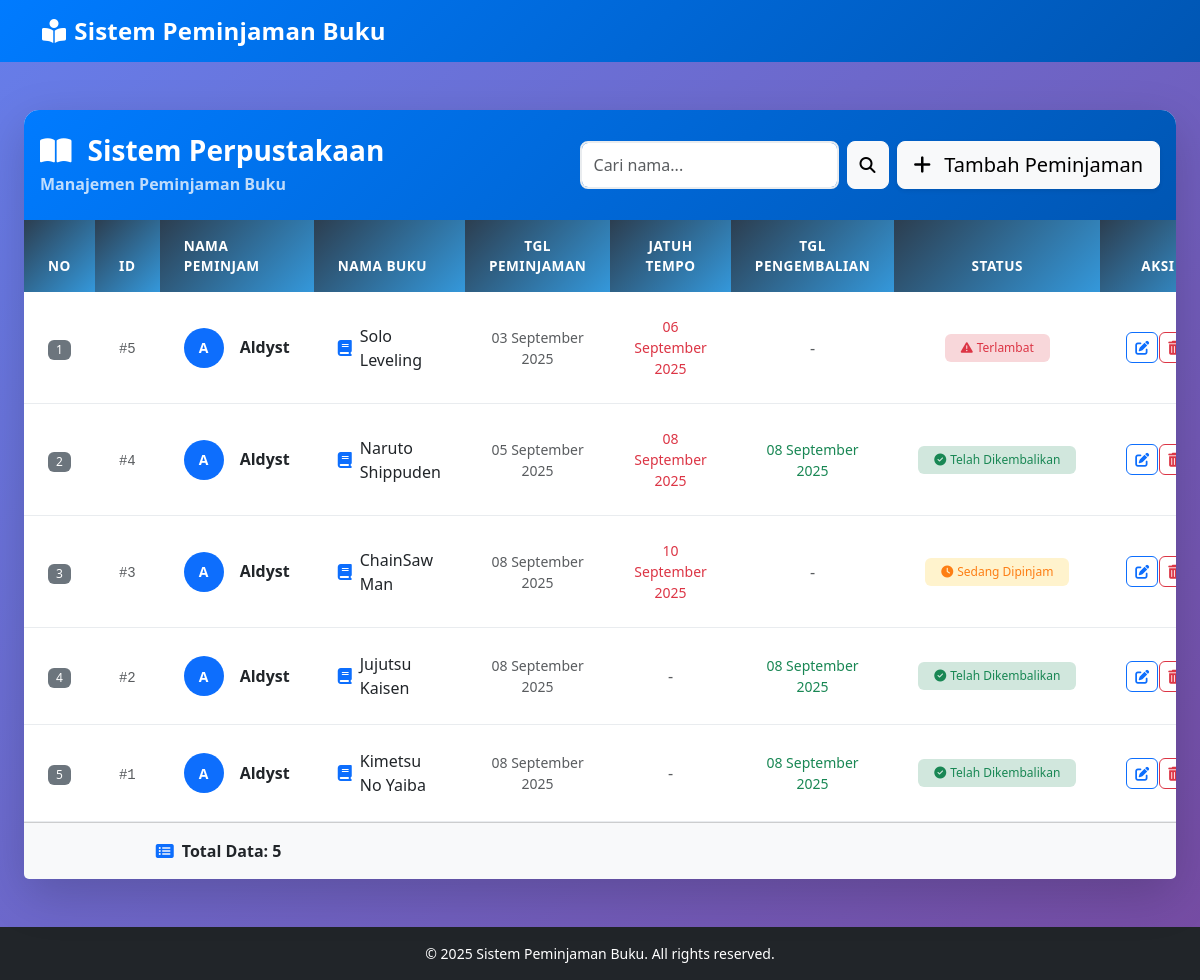
Before: / with the older database file.
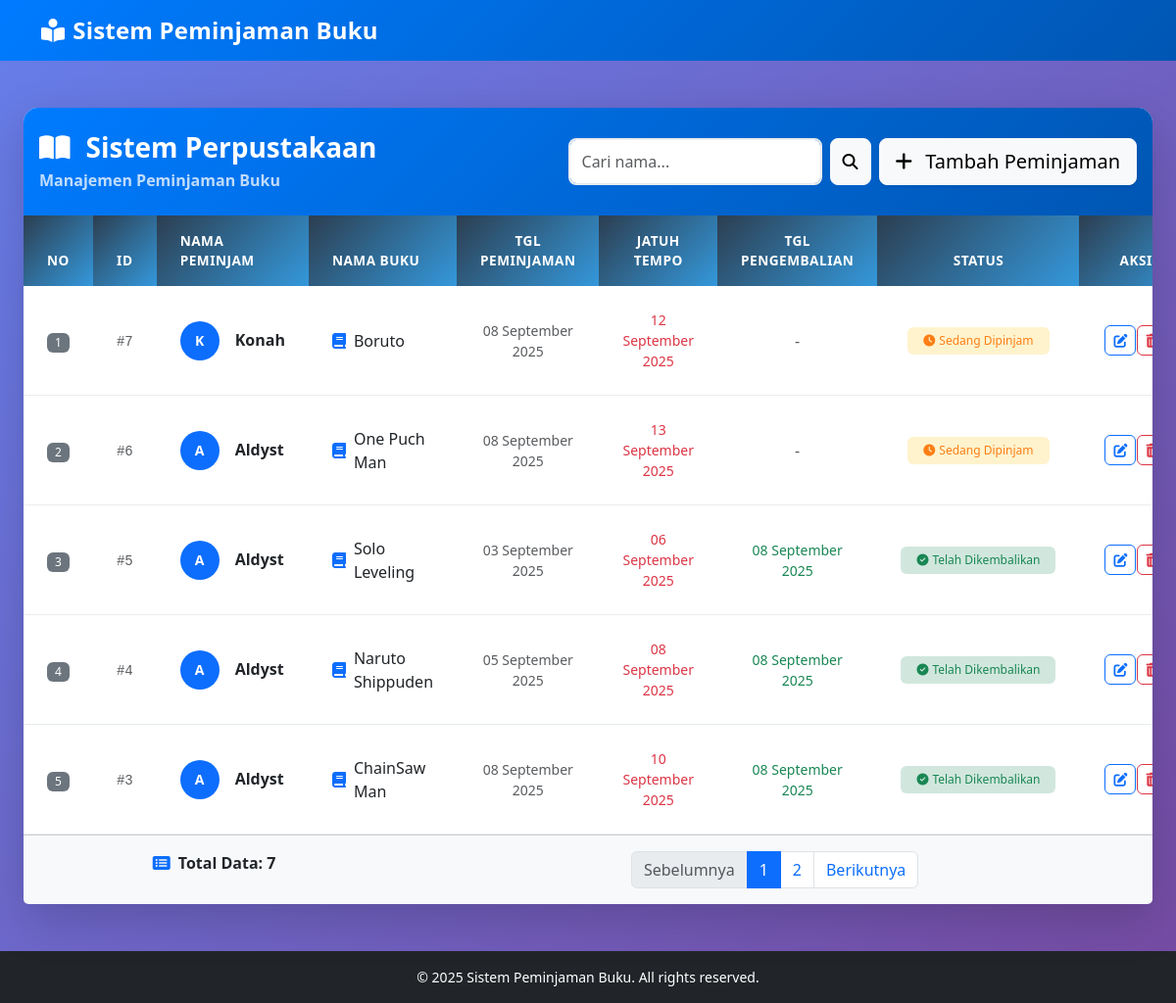
After: the same page with the newer database file.
### tables this page shows
CREATE TABLE peminjaman (
            id INTEGER PRIMARY KEY AUTOINCREMENT,
            nama_peminjam TEXT NOT NULL,
            nama_buku TEXT NOT NULL,
            tanggal_peminjaman DATE NOT NULL,
            tanggal_pengembalian DATE
        , due_date DATE);

### app.py (the view)
@app.route('/')
def index():
    conn = get_db_connection()
    search = request.args.get('search', '').strip()
    page = request.args.get('page', 1, type=int)
    per_page = 5
    if search:
        like_query = f"%{search}%"
        total = conn.execute(
            "SELECT COUNT(*) FROM peminjaman WHERE nama_peminjam LIKE ?", (like_query,)
        ).fetchone()[0]
        peminjaman = conn.execute(
            "SELECT * FROM peminjaman WHERE nama_peminjam LIKE ? ORDER BY id DESC LIMIT ? OFFSET ?",
            (like_query, per_page, (page - 1) * per_page)
        ).fetchall()
    else:
        total = conn.execute("SELECT COUNT(*) FROM peminjaman").fetchone()[0]
        peminjaman = conn.execute(
            "SELECT * FROM peminjaman ORDER BY id DESC LIMIT ? OFFSET ?",
            (per_page, (page - 1) * per_page)
        ).fetchall()
    conn.close()
    total_pages = math.ceil(total / per_page)
    return render_template(
        'index.html',
        peminjaman=peminjaman,
        page=page,
        total_pages=total_pages,
        search=search,
        total=total
    )

### app.py (called while the page is built)
def get_db_connection():
    conn = sqlite3.connect('perpus.db')
    conn.row_factory = sqlite3.Row
    return conn

@app.context_processor
def inject_globals():
    return {
        'datetime': datetime,
        'today_str': datetime.now().strftime('%Y-%m-%d')
    }

@app.template_filter('indonesian_date')
def indonesian_date_filter(date_string):
    if not date_string:
        return '-'
    months = {
        'January': 'Januari', 'February': 'Februari', 'March': 'Maret',
        'April': 'April', 'May': 'Mei', 'June': 'Juni',
        'July': 'Juli', 'August': 'Agustus', 'September': 'September',
        'October': 'Oktober', 'November': 'November', 'December': 'Desember'
    }
    date_obj = datetime.strptime(date_string, '%Y-%m-%d')
    english_format = date_obj.strftime('%d %B %Y')
    for eng, ind in months.items():
        english_format = english_format.replace(eng, ind)
    return english_format

### templates/index.html (shortened to what this page needs)
{% extends "base.html" %}
{% block content %}
<div class="container-fluid py-4">
  <div class="row">
    <div class="col-12">
      <div class="card shadow-lg border-0">
        <div class="card-header bg-gradient-primary text-white py-4">
          <div class="d-flex justify-content-between align-items-center">
            <div>
              <h3 class="mb-1 fw-bold">
                <i class="fas fa-book-open me-3"></i>Sistem Perpustakaan
              </h3>
              <p class="mb-0 opacity-75">Manajemen Peminjaman Buku</p>
            </div>
            <div class="d-flex">
              <form class="d-flex me-2" method="get" action="{{ url_for('index') }}">
                <input type="text" class="form-control" name="search" placeholder="Cari nama..."
                       value="{{ search }}">
                <button class="btn btn-light ms-2" type="submit">
                  <i class="fas fa-search"></i>
                </button>
              </form>
              <a href="{{ url_for('tambah') }}" class="btn btn-light btn-lg shadow-sm">
                <i class="fas fa-plus me-2"></i> Tambah Peminjaman
              </a>
            </div>
          </div>
        </div>
        <div class="card-body p-0">
          {% if peminjaman %}
          <div class="table-responsive">
            <table class="table table-hover align-middle mb-0">
              <thead class="bg-light">
                <tr>
                  <th class="px-4 py-3 text-center" style="width: 60px;">No</th>
                  <th class="px-4 py-3 text-center" style="width: 60px;">ID</th>
                  <th class="px-4 py-3">Nama Peminjam</th>
                  <th class="px-4 py-3">Nama Buku</th>
                  <th class="px-4 py-3 text-center" style="width: 140px;">Tgl Peminjaman</th>
                  <th class="px-4 py-3 text-center" style="width: 140px;">Jatuh Tempo</th>
                  <th class="px-4 py-3 text-center" style="width: 140px;">Tgl Pengembalian</th>
                  <th class="px-4 py-3 text-center" style="width: 120px;">Status</th>
                  <th class="px-4 py-3 text-center" style="width: 120px;">Aksi</th>
                </tr>
              </thead>
              <tbody>
                {% for item in peminjaman %}
                <tr class="border-bottom">
                  <td class="px-4 py-4 text-center">
                    <span class="badge bg-secondary">{{ loop.index + ((page-1) * 5) }}</span>
                  </td>
                  <td class="px-4 py-4 text-center">
                    <small class="text-muted fw-mono">#{{ item.id }}</small>
                  </td>
                  <td class="px-4 py-4">
                    <div class="d-flex align-items-center">
                      <div class="avatar-circle bg-primary text-white me-3">
                        {{ item.nama_peminjam[0].upper() }}
                      </div>
                      <div>
                        <h6 class="mb-0 fw-semibold">{{ item.nama_peminjam }}</h6>
                      </div>
                    </div>
                  </td>
                  <td class="px-4 py-4">
                    <div class="d-flex align-items-center">
                      <i class="fas fa-book text-primary me-2"></i>
                      <span class="fw-medium">{{ item.nama_buku }}</span>
                    </div>
                  </td>
                  <td class="px-4 py-4 text-center">
                    <small class="text-muted d-block">
                      {{ item.tanggal_peminjaman | indonesian_date }}
                    </small>
                  </td>
                  <td class="px-4 py-4 text-center">
                    {% if item.due_date %}
                      <small class="text-danger d-block">
                        {{ item.due_date | indonesian_date }}
                      </small>
                    {% else %}
                      <span class="text-muted">-</span>
                    {% endif %}
                  </td>
                  <td class="px-4 py-4 text-center">
                    {% if item.tanggal_pengembalian %}
                      <small class="text-success d-block">
                        {{ item.tanggal_pengembalian | indonesian_date }}
                      </small>
                    {% else %}
                      <span class="text-muted">-</span>
                    {% endif %}
                  </td>
                  <td class="px-4 py-4 text-center">
                    {% if item.tanggal_pengembalian %}
                      <span class="badge bg-success-subtle text-success px-3 py-2">
                        <i class="fas fa-check-circle me-1"></i>Telah Dikembalikan
                      </span>
                    {% else %}
                      {% if item.due_date and datetime.now().strftime('%Y-%m-%d') > item.due_date %}
                        <span class="badge bg-danger-subtle text-danger px-3 py-2">
                          <i class="fas fa-exclamation-triangle me-1"></i>Terlambat
                        </span>
                      {% else %}
                        <span class="badge bg-warning-subtle text-warning px-3 py-2">
                          <i class="fas fa-clock me-1"></i>Sedang Dipinjam
                        </span>
                      {% endif %}
                    {% endif %}
                  </td>
                  <td class="px-4 py-4">
                    <div class="btn-group" role="group">
                      <a href="{{ url_for('edit', id=item.id) }}"
                         class="btn btn-sm btn-outline-primary"
                         data-bs-toggle="tooltip"
                         data-bs-placement="top"
                         title="Edit Data">
                        <i class="fas fa-edit"></i>
                      </a>
                      <button onclick="confirmDelete({{ item.id }}, '{{ item.nama_peminjam }}')"
                              class="btn btn-sm btn-outline-danger"
                              data-bs-toggle="tooltip"
                              data-bs-placement="top"
                              title="Hapus Data">
                        <i class="fas fa-trash-alt"></i>
                      </button>
                    </div>
                  </td>
                </tr>
                {% endfor %}
              </tbody>
            </table>
          </div>
          <div class="card-footer bg-light py-3">
            <div class="row text-center">
              <div class="col-md-4">
                <div class="d-flex align-items-center justify-content-center">
                  <i class="fas fa-list-alt text-primary me-2"></i>
                  <span class="fw-semibold">Total Data: {{ total }}</span>
                </div>
              </div>
              <div class="col-md-8">
                {% if total_pages > 1 %}
                <nav>
                  <ul class="pagination justify-content-center mb-0">
                    <li class="page-item {% if page <= 1 %}disabled{% endif %}">
                      <a class="page-link" href="{{ url_for('index', page=page-1, search=search) }}">Sebelumnya</a>
                    </li>
                    {% for p in range(1, total_pages+1) %}
                      <li class="page-item {% if p == page %}active{% endif %}">
                        <a class="page-link" href="{{ url_for('index', page=p, search=search) }}">{{ p }}</a>
                      </li>
                    {% endfor %}
                    <li class="page-item {% if page >= total_pages %}disabled{% endif %}">
                      <a class="page-link" href="{{ url_for('index', page=page+1, search=search) }}">Berikutnya</a>
                    </li>
                  </ul>
                </nav>
                {% endif %}
              </div>
            </div>
          </div>
          {% endif %}
        </div>
      </div>
    </div>
  </div>
</div>
{% endblock %}

### templates/base.html (shortened to what this page needs)
<!DOCTYPE html>
<html lang="id">
<head>
  <link href="https://cdn.jsdelivr.net/npm/bootstrap@5.3.0/dist/css/bootstrap.min.css" rel="stylesheet" />
  <link rel="stylesheet" href="https://cdnjs.cloudflare.com/ajax/libs/font-awesome/6.4.0/css/all.min.css" />
  <link rel="stylesheet" href="{{ url_for('static', filename='css/style.css') }}" />
  <link rel="stylesheet" href="{{ url_for('static', filename='css/sweetalert-custom.css') }}" />
</head>
<body class="bg-light">
  <div class="layout">
    <nav class="navbar navbar-expand-lg navbar-dark bg-gradient-primary">
      <div class="container">
        <a class="navbar-brand d-flex align-items-center" href="{{ url_for('index') }}">
          <i class="fas fa-book-reader me-2"></i>
          <span>Sistem Peminjaman Buku</span>
        </a>
      </div>
    </nav>
    <main class="layout-main">
      <div class="container-fluid py-4">
        {% block content %}{% endblock %}
      </div>
    </main>
    <footer class="bg-dark text-white text-center py-3">
      <div class="container">
        <p class="mb-0 small">&copy; {{ 2025 }} Sistem Peminjaman Buku. All rights reserved.</p>
      </div>
    </footer>
  </div>
</body>
</html>

### static/css/style.css (style rules this page uses)
:root { --primary-color: #2c3e50; --secondary-color: #3498db; --success-color: #27ae60; --warning-color: #f39c12; --danger-color: #e74c3c; --light-color: #ecf0f1; --dark-color: #2c3e50; }
body { font-family: 'Segoe UI', Tahoma, Geneva, Verdana, sans-serif; background: linear-gradient(135deg, #667eea 0%, #764ba2 100%); min-height: 100vh; }
.navbar-brand { font-weight: 700; font-size: 1.5rem; }
.card { border: none; border-radius: 15px; box-shadow: 0 10px 30px rgba(0, 0, 0, 0.1); backdrop-filter: blur(10px); background: rgba(255, 255, 255, 0.95); }
.card-header { border-radius: 15px 15px 0 0 !important; border: none; font-weight: 600; }
.btn { border-radius: 8px; font-weight: 500; transition: all 0.3s ease; }
.table th { background: linear-gradient(135deg, var(--primary-color), var(--secondary-color)); color: white; font-weight: 600; border: none; }
.table td { vertical-align: middle; border-color: #e9ecef; }
.form-control { border-radius: 8px; border: 2px solid #e9ecef; transition: all 0.3s ease; }
.card { animation: fadeIn 0.6s ease; }

### templates/base.html (style rules this page uses)
:root { --brand-primary: #007bff; --brand-primary-dark: #0056b3; --text-success: #198754; --text-warning: #fd7e14; }
.bg-gradient-primary { background: linear-gradient(135deg, var(--brand-primary), var(--brand-primary-dark)); }
.shadow-lg { box-shadow: 0 1rem 3rem rgba(0,0,0,.175) !important; }
.fw-mono { font-family: 'Courier New', monospace; }
.avatar-circle { width: 40px; height: 40px; border-radius: 50%; display: inline-flex; align-items: center; justify-content: center; font-weight: 700; font-size: 14px; }
.bg-success-subtle { background-color: #d1e7dd; }
.bg-warning-subtle { background-color: #fff3cd; }
.text-success { color: var(--text-success) !important; }
.text-warning { color: var(--text-warning) !important; }
.navbar.bg-gradient-primary .navbar-brand { font-weight: 700; letter-spacing: .2px; }
body, html { height: 100%; }
.layout { min-height: 100vh; display: flex; flex-direction: column; }
.layout-main { flex: 1 1 auto; }
.table th { font-weight: 600; font-size: .85rem; text-transform: uppercase; letter-spacing: .5px; border: none; }
.table td { border-color: #e9ecef; vertical-align: middle; }

### templates/index.html (style rules this page uses)
.bg-gradient-primary { background: linear-gradient(135deg, #007bff, #0056b3); }
.avatar-circle { width: 40px; height: 40px; border-radius: 50%; display: flex; align-items: center; justify-content: center; font-weight: bold; font-size: 14px; }
.fw-mono { font-family: 'Courier New', monospace; }
.table th { font-weight: 600; font-size: 0.85rem; text-transform: uppercase; letter-spacing: 0.5px; border: none; }
.table td { border-color: #e9ecef; vertical-align: middle; }
.btn-group .btn { border-radius: 6px !important; margin: 0 2px; }
.badge { font-size: 0.75rem; font-weight: 500; }
.bg-success-subtle { background-color: #d1e7dd; }
.bg-warning-subtle { background-color: #fff3cd; }
.text-success { color: #198754 !important; }
.text-warning { color: #fd7e14 !important; }
.text-danger { color: #dc3545 !important; }
.shadow-lg { box-shadow: 0 1rem 3rem rgba(0,0,0,.175) !important; }

Changed rows visible on the page:
no longer on this page (row unchanged): peminjaman: id "2", nama_peminjam "A", nama_peminjam "Aldyst", nama_buku "Jujutsu Kaisen", tanggal_peminjaman|indonesian_date "08 September 2025", tanggal_pengembalian|indonesian_date "08 September 2025", shows "Telah Dikembalikan"
no longer on this page (row unchanged): peminjaman: id "1", nama_peminjam "A", nama_peminjam "Aldyst", nama_buku "Kimetsu No Yaiba", tanggal_peminjaman|indonesian_date "08 September 2025", tanggal_pengembalian|indonesian_date "08 September 2025", shows "Telah Dikembalikan"
added peminjaman: id "7", nama_peminjam "K", nama_peminjam "Konah", nama_buku "Boruto", tanggal_peminjaman|indonesian_date "08 September 2025", due_date|indonesian_date "12 September 2025", shows "Sedang Dipinjam"
added peminjaman: id "6", nama_peminjam "A", nama_peminjam "Aldyst", nama_buku "One Puch Man", tanggal_peminjaman|indonesian_date "08 September 2025", due_date|indonesian_date "13 September 2025", shows "Sedang Dipinjam"
changed peminjaman "Solo Leveling": tanggal_pengembalian empty → "2025-09-08" (drawn); tanggal_pengembalian|indonesian_date (not shown) → "08 September 2025"; no longer shows "- Terlambat"
changed peminjaman "ChainSaw Man": tanggal_pengembalian empty → "2025-09-08" (drawn); tanggal_pengembalian|indonesian_date (not shown) → "08 September 2025"; no longer shows "- Sedang Dipinjam"
Other visible differences:
{{ total }}: "5" → "7"
text now shown: "Sebelumnya Berikutnya"
new list line: "1"
new list line: "2"
